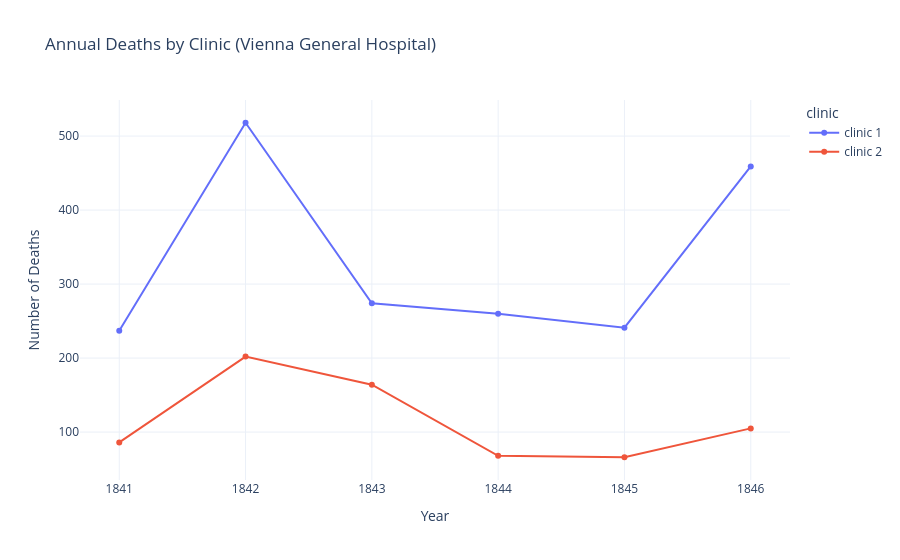

Write notebook code for a chart like this one.
### Markdown cell above
Clinic 1 is clearly **larger and busier**, showing more births every year than Clinic 2.
Both clinics display a **steady increase in births from 1841 to 1846**, meaning the hospital handled **more patients over time**.
By 1846, Clinic 1 reached about **4,000 births**, while Clinic 2 approached **3,800**, confirming a general upward trend in activity.

### Code cell
# Line chart for deaths
fig_deaths = px.line(
    df_yearly,
    x="year",
    y="deaths",
    color="clinic",
    title="Annual Deaths by Clinic (Vienna General Hospital)",
    markers=True
)
fig_deaths.update_layout(
    yaxis_title="Number of Deaths",
    xaxis_title="Year",
    template="plotly_white"
)
fig_deaths.show()

### Figure 1 — Plotly figure (JSON) as saved in the notebook; plotly's stock layout.template omitted (floating-point values rounded to 4 significant figures)
{"data": [{"hovertemplate": "clinic=clinic 1<br>year=%{x}<br>deaths=%{y}<extra></extra>", "legendgroup": "clinic 1", "line": {"color": "#636efa", "dash": "solid"}, "marker": {"symbol": "circle"}, "mode": "lines+markers", "name": "clinic 1", "orientation": "v", "showlegend": true, "x": [1841, 1842, 1843, 1844, 1845, 1846], "xaxis": "x", "y": [237, 518, 274, 260, 241, 459], "yaxis": "y", "type": "scatter"}, {"hovertemplate": "clinic=clinic 2<br>year=%{x}<br>deaths=%{y}<extra></extra>", "legendgroup": "clinic 2", "line": {"color": "#EF553B", "dash": "solid"}, "marker": {"symbol": "circle"}, "mode": "lines+markers", "name": "clinic 2", "orientation": "v", "showlegend": true, "x": [1841, 1842, 1843, 1844, 1845, 1846], "xaxis": "x", "y": [86, 202, 164, 68, 66, 105], "yaxis": "y", "type": "scatter"}], "layout": {"xaxis": {"anchor": "y", "domain": [0.0, 1.0], "title": {"text": "Year"}}, "yaxis": {"anchor": "x", "domain": [0.0, 1.0], "title": {"text": "Number of Deaths"}}, "legend": {"title": {"text": "clinic"}, "tracegroupgap": 0}, "title": {"text": "Annual Deaths by Clinic (Vienna General Hospital)"}}}
